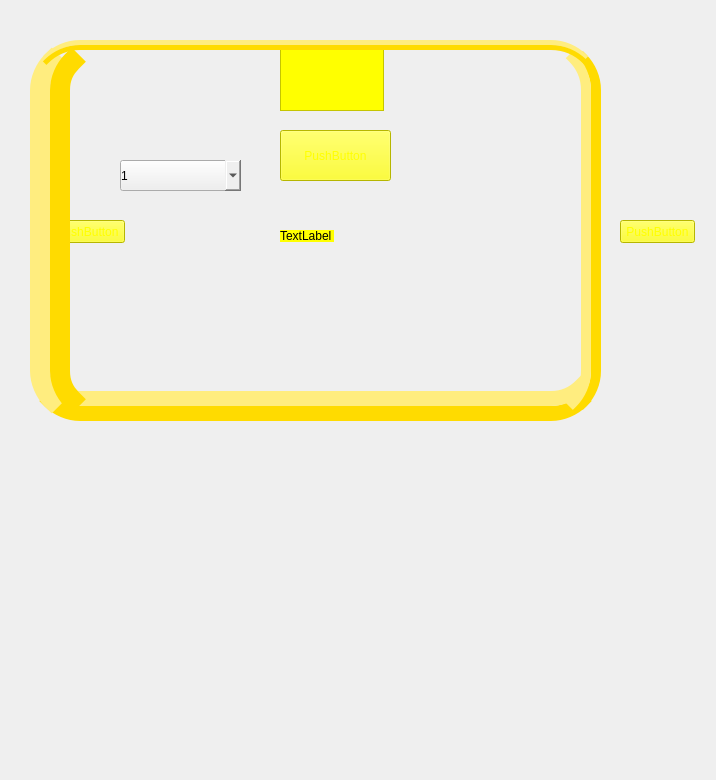
<?xml version="1.0" encoding="UTF-8"?>
<ui version="4.0">
 <class>Widget</class>
 <widget class="QWidget" name="Widget">
  <property name="geometry">
   <rect>
    <x>0</x>
    <y>0</y>
    <width>716</width>
    <height>780</height>
   </rect>
  </property>
  <property name="windowTitle">
   <string>Widget</string>
  </property>
  <property name="styleSheet">
   <string notr="true">QPushButton{	
	background: yellow
}
QComboBox::drop-down { image: url(://mandelbrot-example.png) }
 QComboBox {
      margin-right: 20px;
  }
  QComboBox::drop-down {
      subcontrol-origin: margin;
  }

QPushButton:hover { color: rgb(255, 0, 0); }
QPushButton:!hover { color: rgb(255, 255, 0); }
  QFrame {
      background: white url(://mandelbrot-example.png);
      background-repeat: repeat-x;
      background-position: left;
  }</string>
  </property>
  <widget class="QPushButton" name="pushButton">
   <property name="geometry">
    <rect>
     <x>280</x>
     <y>130</y>
     <width>111</width>
     <height>51</height>
    </rect>
   </property>
   <property name="styleSheet">
    <string notr="true"/>
   </property>
   <property name="text">
    <string>PushButton</string>
   </property>
  </widget>
  <widget class="QComboBox" name="comboBox">
   <property name="geometry">
    <rect>
     <x>120</x>
     <y>160</y>
     <width>141</width>
     <height>31</height>
    </rect>
   </property>
   <item>
    <property name="text">
     <string>1</string>
    </property>
   </item>
   <item>
    <property name="text">
     <string>2</string>
    </property>
   </item>
   <item>
    <property name="text">
     <string>3</string>
    </property>
   </item>
   <item>
    <property name="text">
     <string>4</string>
    </property>
   </item>
   <item>
    <property name="text">
     <string>5</string>
    </property>
   </item>
   <item>
    <property name="text">
     <string>6</string>
    </property>
   </item>
  </widget>
  <widget class="QTextEdit" name="textEdit">
   <property name="geometry">
    <rect>
     <x>280</x>
     <y>40</y>
     <width>104</width>
     <height>71</height>
    </rect>
   </property>
   <property name="styleSheet">
    <string notr="true"> QTextEdit { background: yellow }</string>
   </property>
  </widget>
  <widget class="QPushButton" name="pushButton_2">
   <property name="geometry">
    <rect>
     <x>50</x>
     <y>220</y>
     <width>75</width>
     <height>23</height>
    </rect>
   </property>
   <property name="styleSheet">
    <string notr="true"/>
   </property>
   <property name="text">
    <string>PushButton</string>
   </property>
  </widget>
  <widget class="QLabel" name="label">
   <property name="geometry">
    <rect>
     <x>280</x>
     <y>230</y>
     <width>54</width>
     <height>12</height>
    </rect>
   </property>
   <property name="styleSheet">
    <string notr="true">background: yellow </string>
   </property>
   <property name="text">
    <string>TextLabel</string>
   </property>
  </widget>
  <widget class="QFrame" name="frame">
   <property name="geometry">
    <rect>
     <x>30</x>
     <y>40</y>
     <width>571</width>
     <height>381</height>
    </rect>
   </property>
   <property name="styleSheet">
    <string notr="true">border: 10px ridge   rgb(100%,86%,0%);
border-width: 10px 20px 30px 40px;
border-radius: 50px;</string>
   </property>
   <property name="frameShape">
    <enum>QFrame::StyledPanel</enum>
   </property>
   <property name="frameShadow">
    <enum>QFrame::Raised</enum>
   </property>
  </widget>
  <widget class="WaveBar" name="waveBar">
   <property name="geometry">
    <rect>
     <x>70</x>
     <y>440</y>
     <width>50</width>
     <height>200</height>
    </rect>
   </property>
  </widget>
  <widget class="CurveChart" name="curveChart">
   <property name="geometry">
    <rect>
     <x>180</x>
     <y>450</y>
     <width>500</width>
     <height>300</height>
    </rect>
   </property>
  </widget>
  <widget class="QPushButton" name="pushButton_3">
   <property name="geometry">
    <rect>
     <x>620</x>
     <y>220</y>
     <width>75</width>
     <height>23</height>
    </rect>
   </property>
   <property name="text">
    <string>PushButton</string>
   </property>
  </widget>
 </widget>
 <layoutdefault spacing="6" margin="11"/>
 <customwidgets>
  <customwidget>
   <class>CurveChart</class>
   <extends>QWidget</extends>
   <header>curvechart.h</header>
  </customwidget>
  <customwidget>
   <class>WaveBar</class>
   <extends>QWidget</extends>
   <header>wavebar.h</header>
  </customwidget>
 </customwidgets>
 <resources/>
 <connections/>
</ui>
